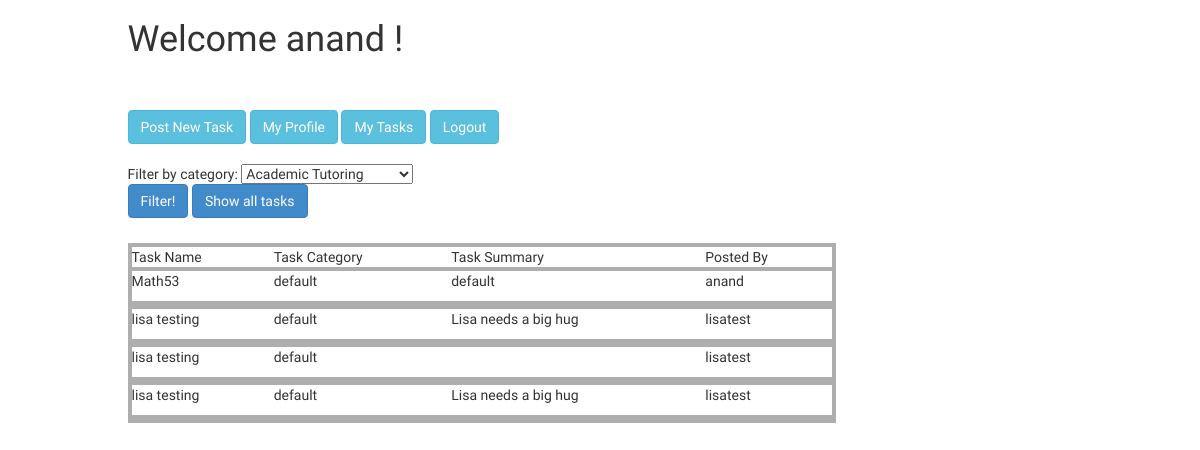
/alltasks (signed in), run on the app's committed database.
### CampusHelperApp/models.py (models this page shows, shortened)
class User(models.Model):
    username = models.TextField(max_length = None, primary_key = True)
    password = models.TextField(max_length = None)
    email = models.EmailField(max_length = 254)
    description = models.TextField(max_length = None)
    cookieID = models.BigIntegerField(unique = True)

class Task(models.Model):
    taskID = models.AutoField(primary_key = True)
    title = models.TextField(max_length = None)
    description = models.TextField(max_length = None)
    creator = models.ForeignKey(User, related_name = "tasksCreated", on_delete = models.CASCADE)
    acceptor = models.ForeignKey(User, related_name = "tasksAccepted", on_delete = models.PROTECT, blank = True, null = True, default = None)
    timePosted = models.DateTimeField(auto_now_add = True)
    state = models.SmallIntegerField(default = STATE_CREATED)
    notify = models.BooleanField(default = False)
    summary = models.TextField(max_length = None)
    value = models.PositiveSmallIntegerField()
    category = models.TextField(max_length = None)
    def notify(self):
        self.notify = True
        self.full_clean()
        self.save()

### CampusHelperApp/views.py (the view)
# urls.py: url(r'^alltasks$', 'CampusHelperApp.views.alltasks'),
def alltasks(request):
    try:
        if request.method == "GET":
            cookieID = request.session["cookieID"]
            user = models.getUserByCookieID(cookieID)
            template = loader.get_template("postBoard/alltasks.html")
            all_tasks = models.Task.objects.filter(state__exact = STATE_CREATED)
            if "showAccepted" in request.GET and request.GET["showAccepted"] == "true":
                all_tasks |= models.Task.objects.filter(state__exact = STATE_ACCEPTED)
            if "showCompleted" in request.GET and request.GET["showCompleted"] == "true":
                all_tasks |= models.Task.objects.filter(state__exact = STATE_COMPLETED)
            if "q" in request.GET:
                all_tasks = all_tasks.filter(title__contains = request.GET["q"])
            if "c" in request.GET:
                all_tasks = all_tasks.filter(category__exact = request.GET["c"])
            context = Context({"allTasks": all_tasks, "user": user.username})
            return HttpResponse(template.render(context))
        else:
            return HARDFAIL
    except (ValueError, KeyError):
        return HARDFAIL

### CampusHelperApp/models.py (called while the page is built)
def getUserByCookieID(cookieID):
    return User.objects.get(cookieID__exact = cookieID)

### CampusHelperApp/templates/postBoard/alltasks.html (shortened to what this page needs)
{% extends 'postBoard/base.html' %}
{% block body_title %} Welcome {{ user }} ! {% endblock %}
{% block content %}
<a href="/newtask" class="btn btn-info btn-large"> Post New Task</a>
<a href="/profile" class="btn btn-info btn-large"> My Profile</a>
<a href="/mytasks" class="btn btn-info btn-large"> My Tasks</a>
<a id="logoutLink" class="btn btn-info btn-large"> Logout</a>
<div style="margin-bottom:25px">
<br>
    <div>
        Filter by category:
        <select id="category" class="selectpicker" data-style="btn-primary">
            <option>Academic Tutoring</option>
        </select>
        <br>
        <button onclick="filterFn()" class="btn btn-primary">
            Filter!
        </button>
        <button onclick="window.location.href='/alltasks'" class="btn btn-primary">
            Show all tasks
        </button>
    </div>
</div>
<div class="containter">
        <div id="task_table">
            <table border="0" cellpadding="10" width="100%">
                <tr>
                    <td>Task Name</td>
                    <td>Task Category</td>
                    <td>Task Summary</td>
                    <td>Posted By</td>
                    <td></td>
                </tr>
            {% for task in allTasks %}
            <tr>
                <td><p>{{ task.title }}</p></td>
                <td><p>{{ task.category }}</p></td>
                <td><p>{{ task.summary }}</p></td>
                <td><p>{{ task.creator.username }}</p></td>
                <td></td>
            </tr>
            <tr>
                <td colspan="3">
                </td>
            </tr>
            {% endfor %}
            </table>
        </div>
</div>
{% endblock %}

### CampusHelperApp/static/css/stylish-portfolio.css (style rules this page uses)
html, body { width: 100%; height: 100%; }
body { font-family: "Source Sans Pro","Helvetica Neue",Helvetica,Arial,sans-serif; }

### CampusHelperApp/static/css/cal.css (style rules this page uses)
tr { border: 2px solid #AEAEAE; }

### CampusHelperApp/static/css/postBoard.css (style rules this page uses)
table { width: 75%; }
tr { border: 4px solid #AEAEAE; }

### data on the page
User: username "anand"
Task: title "Math53", category "default", summary "default", creator.username "anand"
Task: title "lisa testing", category "default", summary "Lisa needs a big hug", creator.username "lisatest"
Task: title "lisa testing", category "default", creator.username "lisatest"
Task: title "lisa testing", category "default", summary "Lisa needs a big hug", creator.username "lisatest"
